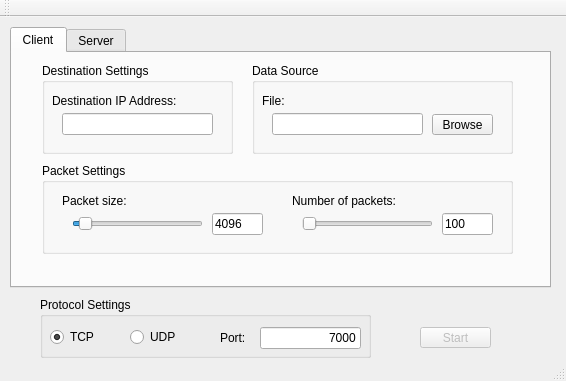
<?xml version="1.0" encoding="UTF-8"?>
<ui version="4.0">
 <class>MainWindow</class>
 <widget class="QMainWindow" name="MainWindow">
  <property name="geometry">
   <rect>
    <x>0</x>
    <y>0</y>
    <width>566</width>
    <height>381</height>
   </rect>
  </property>
  <property name="windowTitle">
   <string>IP Test</string>
  </property>
  <widget class="QWidget" name="centralWidget">
   <widget class="QTabWidget" name="mode_tabs">
    <property name="geometry">
     <rect>
      <x>10</x>
      <y>10</y>
      <width>541</width>
      <height>261</height>
     </rect>
    </property>
    <property name="currentIndex">
     <number>0</number>
    </property>
    <widget class="QWidget" name="tab_client">
     <property name="whatsThis">
      <string/>
     </property>
     <attribute name="title">
      <string>Client</string>
     </attribute>
     <widget class="QGroupBox" name="packet_settings">
      <property name="geometry">
       <rect>
        <x>30</x>
        <y>110</y>
        <width>471</width>
        <height>91</height>
       </rect>
      </property>
      <property name="title">
       <string>Packet Settings</string>
      </property>
      <widget class="QSlider" name="packet_size">
       <property name="geometry">
        <rect>
         <x>30</x>
         <y>50</y>
         <width>131</width>
         <height>22</height>
        </rect>
       </property>
       <property name="minimum">
        <number>1024</number>
       </property>
       <property name="maximum">
        <number>61440</number>
       </property>
       <property name="singleStep">
        <number>1024</number>
       </property>
       <property name="pageStep">
        <number>5120</number>
       </property>
       <property name="value">
        <number>4096</number>
       </property>
       <property name="orientation">
        <enum>Qt::Horizontal</enum>
       </property>
      </widget>
      <widget class="QLabel" name="packet_size_label">
       <property name="geometry">
        <rect>
         <x>20</x>
         <y>30</y>
         <width>81</width>
         <height>16</height>
        </rect>
       </property>
       <property name="text">
        <string>Packet size:</string>
       </property>
      </widget>
      <widget class="QSlider" name="packet_num">
       <property name="geometry">
        <rect>
         <x>260</x>
         <y>50</y>
         <width>131</width>
         <height>22</height>
        </rect>
       </property>
       <property name="minimum">
        <number>10</number>
       </property>
       <property name="maximum">
        <number>100000</number>
       </property>
       <property name="singleStep">
        <number>10</number>
       </property>
       <property name="pageStep">
        <number>100</number>
       </property>
       <property name="value">
        <number>100</number>
       </property>
       <property name="orientation">
        <enum>Qt::Horizontal</enum>
       </property>
      </widget>
      <widget class="QLabel" name="packet_num_label">
       <property name="geometry">
        <rect>
         <x>250</x>
         <y>30</y>
         <width>141</width>
         <height>16</height>
        </rect>
       </property>
       <property name="text">
        <string>Number of packets:</string>
       </property>
      </widget>
      <widget class="QLineEdit" name="packet_size_val">
       <property name="geometry">
        <rect>
         <x>170</x>
         <y>50</y>
         <width>51</width>
         <height>22</height>
        </rect>
       </property>
       <property name="text">
        <string>4096</string>
       </property>
      </widget>
      <widget class="QLineEdit" name="packet_num_val">
       <property name="geometry">
        <rect>
         <x>400</x>
         <y>50</y>
         <width>51</width>
         <height>22</height>
        </rect>
       </property>
       <property name="text">
        <string>100</string>
       </property>
      </widget>
     </widget>
     <widget class="QGroupBox" name="data_settings">
      <property name="geometry">
       <rect>
        <x>240</x>
        <y>10</y>
        <width>261</width>
        <height>91</height>
       </rect>
      </property>
      <property name="title">
       <string>Data Source</string>
      </property>
      <widget class="QLineEdit" name="file_val">
       <property name="geometry">
        <rect>
         <x>20</x>
         <y>50</y>
         <width>151</width>
         <height>22</height>
        </rect>
       </property>
      </widget>
      <widget class="QPushButton" name="file_browse">
       <property name="geometry">
        <rect>
         <x>180</x>
         <y>51</y>
         <width>61</width>
         <height>21</height>
        </rect>
       </property>
       <property name="text">
        <string>Browse</string>
       </property>
      </widget>
      <widget class="QLabel" name="file_label">
       <property name="geometry">
        <rect>
         <x>10</x>
         <y>30</y>
         <width>62</width>
         <height>16</height>
        </rect>
       </property>
       <property name="text">
        <string>File:</string>
       </property>
      </widget>
     </widget>
     <widget class="QGroupBox" name="dest_settings">
      <property name="geometry">
       <rect>
        <x>30</x>
        <y>10</y>
        <width>191</width>
        <height>91</height>
       </rect>
      </property>
      <property name="title">
       <string>Destination Settings</string>
      </property>
      <widget class="QLineEdit" name="dest_address">
       <property name="geometry">
        <rect>
         <x>20</x>
         <y>50</y>
         <width>151</width>
         <height>22</height>
        </rect>
       </property>
      </widget>
      <widget class="QLabel" name="dest_address_label">
       <property name="geometry">
        <rect>
         <x>10</x>
         <y>30</y>
         <width>151</width>
         <height>16</height>
        </rect>
       </property>
       <property name="text">
        <string>Destination IP Address:</string>
       </property>
      </widget>
     </widget>
    </widget>
    <widget class="QWidget" name="tab_server">
     <property name="toolTip">
      <string/>
     </property>
     <attribute name="title">
      <string>Server</string>
     </attribute>
     <widget class="QGroupBox" name="server_log">
      <property name="geometry">
       <rect>
        <x>30</x>
        <y>10</y>
        <width>481</width>
        <height>191</height>
       </rect>
      </property>
      <property name="title">
       <string>Log</string>
      </property>
      <widget class="QTextBrowser" name="server_log_output">
       <property name="geometry">
        <rect>
         <x>10</x>
         <y>30</y>
         <width>461</width>
         <height>151</height>
        </rect>
       </property>
      </widget>
     </widget>
    </widget>
   </widget>
   <widget class="QGroupBox" name="protocol_settings">
    <property name="geometry">
     <rect>
      <x>40</x>
      <y>280</y>
      <width>331</width>
      <height>61</height>
     </rect>
    </property>
    <property name="title">
     <string>Protocol Settings</string>
    </property>
    <widget class="QRadioButton" name="protocol_tcp_radio">
     <property name="geometry">
      <rect>
       <x>10</x>
       <y>30</y>
       <width>51</width>
       <height>20</height>
      </rect>
     </property>
     <property name="text">
      <string>TCP</string>
     </property>
     <property name="checked">
      <bool>true</bool>
     </property>
    </widget>
    <widget class="QRadioButton" name="protocol_udp_radio">
     <property name="geometry">
      <rect>
       <x>90</x>
       <y>30</y>
       <width>61</width>
       <height>20</height>
      </rect>
     </property>
     <property name="text">
      <string>UDP</string>
     </property>
    </widget>
    <widget class="QLineEdit" name="port_val">
     <property name="geometry">
      <rect>
       <x>220</x>
       <y>30</y>
       <width>101</width>
       <height>22</height>
      </rect>
     </property>
     <property name="text">
      <string>7000</string>
     </property>
     <property name="alignment">
      <set>Qt::AlignRight|Qt::AlignTrailing|Qt::AlignVCenter</set>
     </property>
    </widget>
    <widget class="QLabel" name="port_label">
     <property name="geometry">
      <rect>
       <x>180</x>
       <y>30</y>
       <width>31</width>
       <height>21</height>
      </rect>
     </property>
     <property name="text">
      <string>Port:</string>
     </property>
    </widget>
   </widget>
   <widget class="QPushButton" name="start">
    <property name="enabled">
     <bool>false</bool>
    </property>
    <property name="geometry">
     <rect>
      <x>420</x>
      <y>310</y>
      <width>71</width>
      <height>21</height>
     </rect>
    </property>
    <property name="text">
     <string>Start</string>
    </property>
   </widget>
  </widget>
  <widget class="QToolBar" name="mainToolBar">
   <attribute name="toolBarArea">
    <enum>TopToolBarArea</enum>
   </attribute>
   <attribute name="toolBarBreak">
    <bool>false</bool>
   </attribute>
  </widget>
  <widget class="QStatusBar" name="statusBar"/>
 </widget>
 <layoutdefault spacing="6" margin="11"/>
 <resources/>
 <connections/>
</ui>
